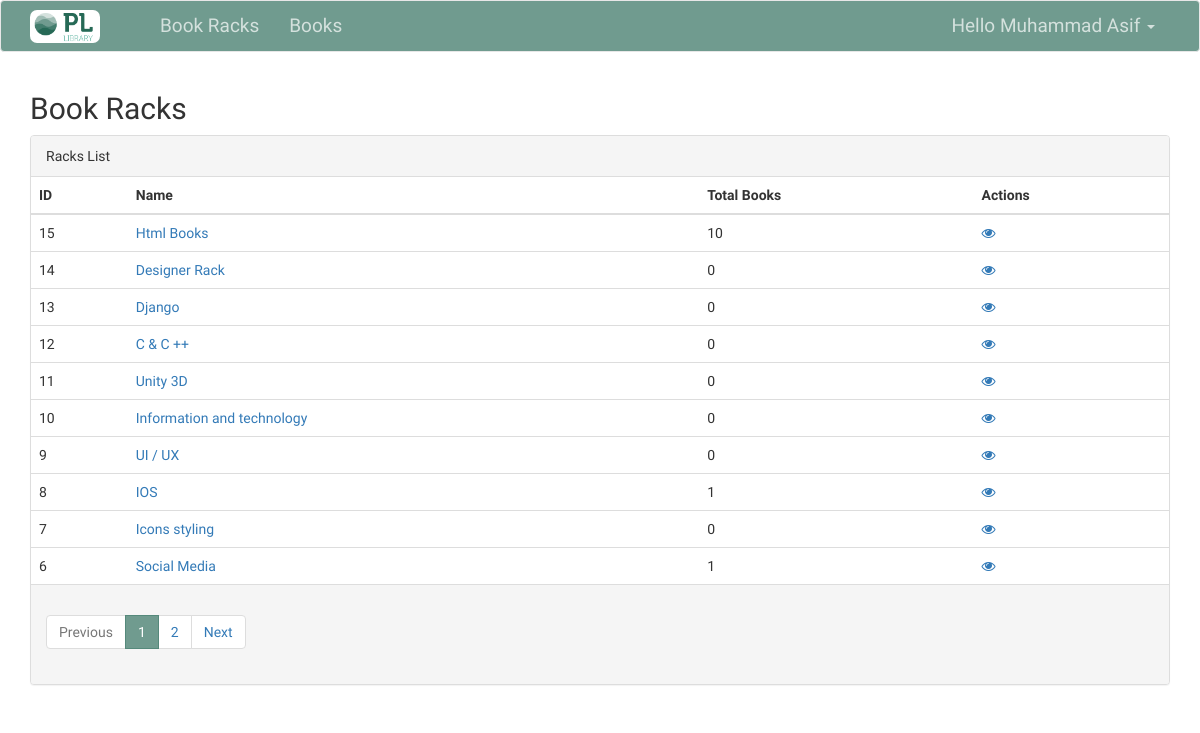
The page /book/racks/ (signed in) on the database its author committed.
### bookracks/models.py (models this page shows, shortened)
class DefaultModel(models.Model):
    created = models.DateTimeField(auto_now_add=True)
    modified = models.DateTimeField(auto_now=True)
    class Meta:
        abstract = True

class BookRack(DefaultModel):
    name = models.CharField(null=False, blank=False, max_length=255)
    slug = models.SlugField(null=True, blank=True, max_length=255, unique=True)
    description = models.TextField(null=True, blank=True)
    @property
    def total_books(self):
        return self.book_set.count()

### bookracks/views.py (the view)
# urls.py: path('racks/', views.RacksListView.as_view(), name="racks_list"),
class RacksListView(LoginRequiredMixin, ListView):
    model = BookRack
    template_name = 'bookracks/racks/index.html'
    paginate_by = 10
    def get_queryset(self):
        return super(RacksListView, self).get_queryset().order_by('-id')
    def get_context_data(self, *, object_list=None, **kwargs):
        context = super(RacksListView, self).get_context_data(object_list=None, **kwargs)
        return context

### templates/bookracks/racks/index.html
{% extends 'base.html' %}
{% block content %}
    <h2>Book Racks</h2>
    <div class="panel panel-default">
        <div class="panel-heading">Racks List</div>
        <div class="panel-body" style="padding: 0">
            <table class="table tabel-hover" style="margin-bottom: 0px">
                <thead>
                <tr>
                    <th>ID</th>
                    <th>Name</th>
                    <th>Total Books</th>
                    <th>Actions</th>
                </tr>
                </thead>
                <tbody>
                {% for rack in object_list %}
                    <tr>
                        <td>{{ rack.id }}</td>
                        <td> <a href="{% url 'racks:racks_detail' rack.slug %}"> {{ rack.name }} </a></td>
                        <td>{{ rack.total_books }}</td>
                        <td>
                            <a href="{% url 'racks:racks_detail' rack.slug %}"><i class="fa fa-eye"></i></a>
                        </td>
                    </tr>
                {% endfor %}
                </tbody>
            </table>
        </div>
        {% if is_paginated and paginator.page_range %}
            <div class="panel-footer">
                {% include 'elements/pagination.html' %}
            </div>
        {% endif %}
    </div>
{% endblock %}

### templates/base.html (shortened to what this page needs)
{% load static %}
<!DOCTYPE html>
<html lang="en">
<head>
    <link href="https://stackpath.bootstrapcdn.com/bootstrap/3.3.7/css/bootstrap.min.css" rel="stylesheet">
    <link href="https://stackpath.bootstrapcdn.com/font-awesome/4.7.0/css/font-awesome.min.css" rel="stylesheet">
    <link href="{% static 'css/style.css' %}" type="text/css" rel="stylesheet">
</head>
<body>
<nav class="navbar navbar-default">
    <div class="container container-fluid">
        <div class="navbar-header">
            <a class="navbar-brand" href="/" style="width: 130px">
                <img src="{% static 'images/pl-lib.png' %}">
            </a>
        </div>
        <div id="navbar" class="navbar-collapse collapse">
            <ul class="nav navbar-nav">
                <li><a href="{% url 'racks:racks_list' %}">Book Racks</a></li>
                <li><a href="{% url 'racks:books_list' %}">Books</a></li>
            </ul>
            <ul class="nav navbar-nav navbar-right">
                <li class="dropdown">
                    <a href="#" class="dropdown-toggle" data-toggle="dropdown" role="button" aria-haspopup="true" aria-expanded="false">
                        Hello {{ request.user.first_name }} <span class="caret"></span>
                    </a>
                </li>
            </ul>
        </div>
    </div>
</nav>
<div class="container">
    {% block content %}{% endblock %}
</div>
</body>
</html>

### librarysys/public/css/style.css (style rules this page uses)
body { font-family: 'Crete Round', serif; }
.navbar-default { background-color: #709b8f; border-color: #e7e7e7; }
.navbar-brand img { width: 70px; position: absolute; top: 9px; border-radius: 7px; }
.navbar-default .navbar-nav>li>a { color: #d4e1dd; font-size: 19px; }

### rows shown on the page
BookRack: id "15", name "Html Books", total_books "10"
BookRack: id "14", name "Designer Rack", total_books "0"
BookRack: id "13", name "Django", total_books "0"
BookRack: id "12", name "C & C ++", total_books "0"
BookRack: id "11", name "Unity 3D", total_books "0"
BookRack: id "10", name "Information and technology", total_books "0"
BookRack: id "9", name "UI / UX", total_books "0"
BookRack: id "8", name "IOS", total_books "1"
BookRack: id "7", name "Icons styling", total_books "0"
BookRack: id "6", name "Social Media", total_books "1"

### other values the page prints
{{ request.user.first_name }} "Muhammad Asif"
{{ page }} "1" "2"
